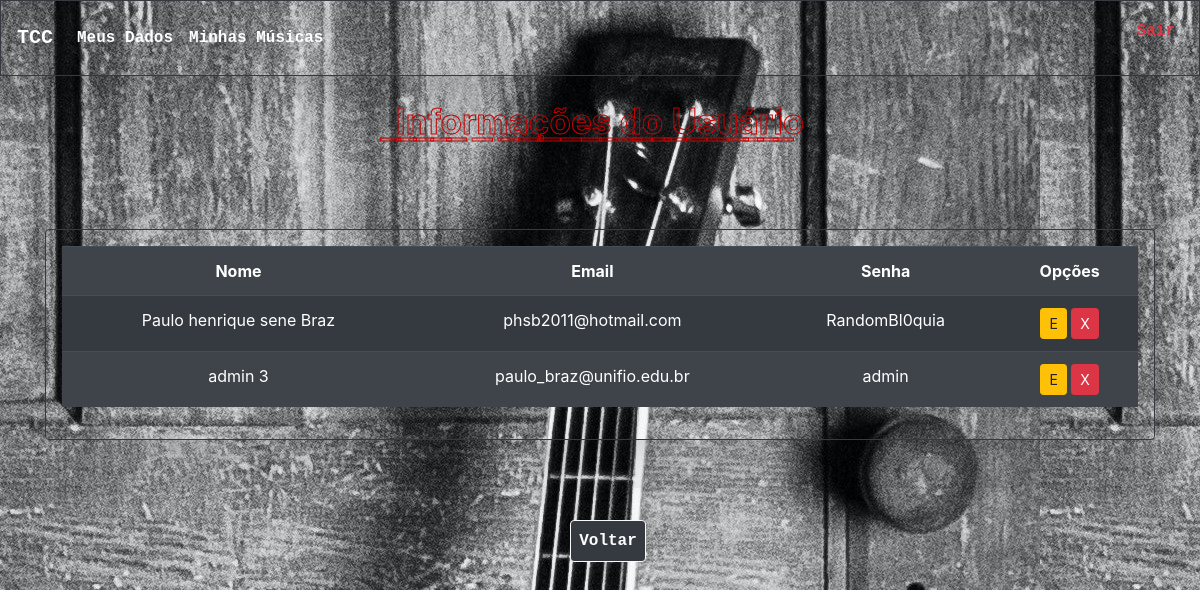
The page /informacoes/ (signed in) on the database its author committed.
### AnaliseSentimentos/models.py (models this page shows, shortened)
class Registro(models.Model):
    nome = models.CharField(max_length=150,)
    email = models.CharField(max_length=100,)
    senha = models.CharField(max_length=150,)

### AnaliseSentimentos/views.py (the view)
# urls.py: path('informacoes/', ListarUsuario.as_view(), name='informacoes'),
class ListarUsuario(LoginRequiredMixin, ListView):
    model = Registro
    template_name: str = 'informacoes.html'
    queryset = Registro.objects.all().order_by('nome')
    login_url: reverse_lazy('login')

### AnaliseSentimentos/templates/informacoes.html (shortened to what this page needs)
<!DOCTYPE html>
<html lang="pt-br">
    {% load static %}
<head>
    <link rel="stylesheet" href="https://stackpath.bootstrapcdn.com/bootstrap/4.4.1/css/bootstrap.min.css"
>
    <link rel="stylesheet" href="/static/css/style.css">
</head>
<body background="../static/img/fundo.jpg">
    <nav class="navbar navbar-expand-sm navbar navbar-dark bg-transparent
        shadow-lg p-3 mb-4 border border-dark rounde ">
        <a class="navbar-brand font-weight-bold text-monospace" href="/letra">TCC</a>
        <div class="collapse navbar-collapse" id="navbarSupportedContent">
            <ul class="navbar-nav mr-auto">
                <li class="nav-item active">
                    <a class="nav-link font-weight-bold text-monospace" href="/informacoes">Meus Dados </a>
                </li>
                <li class="nav-item active">
                    <a class="nav-link font-weight-bold text-monospace" href="/letras">Minhas Músicas </a>
                </li>
            </ul>
            <ul>
                <li class="nav-item active">
                 <a role="button" href="{% url 'logout' %}" id="botao" class="text-center ml-3 mt-3 mb-3 p-2 text-danger
            border-light font-weight-bold text-monospace align-left ">Sair</a>
                </li>
            </ul>
        </div>
    </nav>
    <h2 class="text-center" id="txtLetras">I͟n͟f͟o͟r͟m͟a͟ç͟õ͟e͟s͟ ͟d͟o͟ ͟U͟s͟u͟á͟r͟i͟o͟</h2>
    <div class="container" id="container">
        <div class="container-fluid flex border border-dark
    shadow-lg p-3 mb-5 bg-white rounded bg
    mt-3 mb-3 mx-auto text-center bg-transparent">
            {% block content %}
            <div class="table-responsive">
            <table class="table table-dark table-striped">
            <tr>
                <th> Nome </th>
                <th> Email </th>
                <th> Senha </th>
                <th> Opções </th>
            </tr>
            {% for registro in object_list %}
            <tr>
                <td> {{ registro.nome }} </td>
                <td> {{ registro.email }} </td>
                <td> {{ registro.senha }} </td>
                    <td> <a href="{% url 'editar-registro' registro.pk %}" class="btn btn-warning btn-sm" title="Editar">E </a>
                         <a href="{% url 'excluir-registro' registro.pk %}" class="btn btn-danger btn-sm" title="Excluir">X </a>
                    </td>
            </tr>
            {% endfor %}
            {% endblock %}
        </table>
        </div>
         </div>
     <div class="container-fluid
    shadow-lg p-3 mb-5 bg-transparent rounded
    p-2 mt-3 mb-3 mx-auto p-2 text-center">
      <div>
            <a role="button" href="/letra/" id="botao" class="btn btn-dark text-center ml-3 mt-3 mb-3 block p-2
        border-light font-weight-bold text-monospace">Voltar</a>
      </div>
      </div>
</body>
</html>

### AnaliseSentimentos/static/css/style.css (style rules this page uses)
#txtLetras { padding-bottom: 5px; font-size: 35px; color: transparent; font-weight: bold; font-weight: bold; -webkit-text-stroke-width: 1px; -webkit-text-stroke-color: #CC0000; }
#container { padding-top: 58px; padding-bottom: 58px; }

### rows shown on the page
Registro: nome "Paulo henrique sene Braz", email "phsb2011@hotmail.com", senha "RandomBl0quia"
Registro: nome "admin 3", email "paulo_braz@unifio.edu.br", senha "admin"
